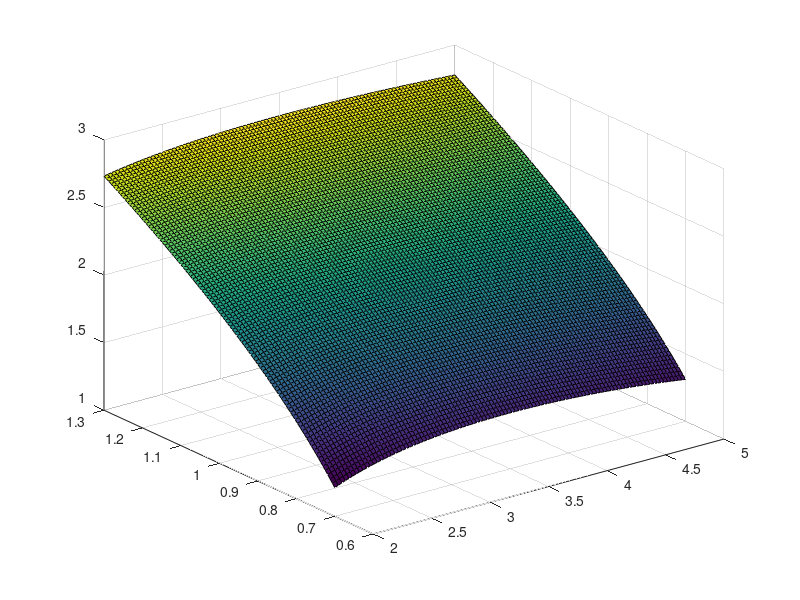
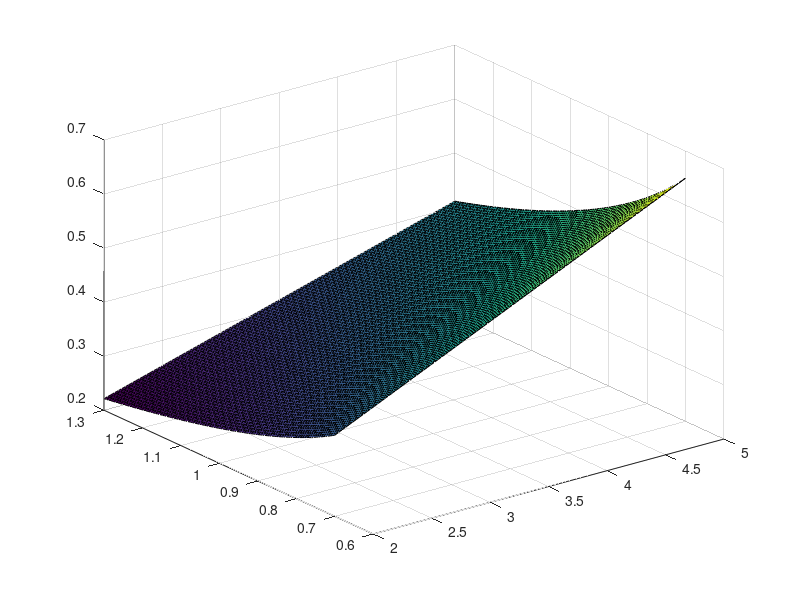

Write the MATLAB code that produced these figures, in order.
clear all
V=linspace(0.7,1.3,100);
T=linspace(2,5,100);
Em=18.85;
f=zeros(length(T),length(T));
g=zeros(length(T),length(T));
for j=1:length(T);
    for i=1:length(V)
    
    f(j,i)=sqrt(2*T(j)-V(i)*V(i)-(V(i)*V(i))^-1); %Enter the Function here
    g(j,i)=V(i)*V(i)*(2*T(j)*V(i)*V(i))^-0.5;
         
    end
    
end
surf(T,V,f)
figure
surf(T,V,g)